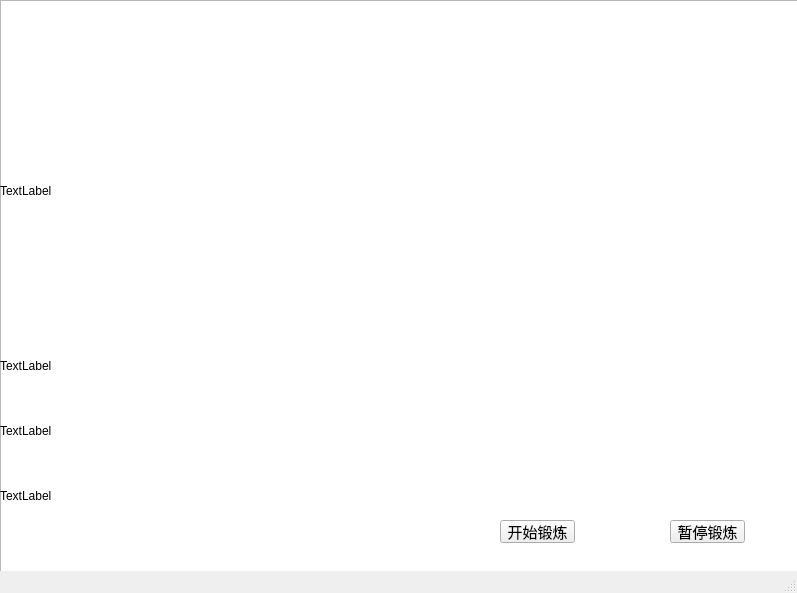
<?xml version="1.0" encoding="UTF-8"?>
<ui version="4.0">
 <class>QMainWindow</class>
 <widget class="QMainWindow" name="QMainWindow">
  <property name="geometry">
   <rect>
    <x>0</x>
    <y>0</y>
    <width>797</width>
    <height>593</height>
   </rect>
  </property>
  <property name="windowTitle">
   <string>MainWindow</string>
  </property>
  <widget class="QWidget" name="centralwidget">
   <widget class="QListView" name="listView">
    <property name="geometry">
     <rect>
      <x>0</x>
      <y>0</y>
      <width>871</width>
      <height>601</height>
     </rect>
    </property>
    <property name="styleSheet">
     <string notr="true">background-image:url(:/pic28.png)</string>
    </property>
   </widget>
   <widget class="QLabel" name="label">
    <property name="geometry">
     <rect>
      <x>0</x>
      <y>60</y>
      <width>441</width>
      <height>261</height>
     </rect>
    </property>
    <property name="text">
     <string>TextLabel</string>
    </property>
   </widget>
   <widget class="QLabel" name="label_2">
    <property name="geometry">
     <rect>
      <x>0</x>
      <y>340</y>
      <width>441</width>
      <height>51</height>
     </rect>
    </property>
    <property name="text">
     <string>TextLabel</string>
    </property>
   </widget>
   <widget class="QLabel" name="label_3">
    <property name="geometry">
     <rect>
      <x>0</x>
      <y>400</y>
      <width>441</width>
      <height>61</height>
     </rect>
    </property>
    <property name="text">
     <string>TextLabel</string>
    </property>
   </widget>
   <widget class="QLabel" name="label_4">
    <property name="geometry">
     <rect>
      <x>0</x>
      <y>470</y>
      <width>441</width>
      <height>51</height>
     </rect>
    </property>
    <property name="text">
     <string>TextLabel</string>
    </property>
   </widget>
   <widget class="QPushButton" name="pushButton">
    <property name="geometry">
     <rect>
      <x>500</x>
      <y>520</y>
      <width>75</width>
      <height>23</height>
     </rect>
    </property>
    <property name="font">
     <font>
      <family>阿里巴巴普惠体</family>
      <pointsize>11</pointsize>
     </font>
    </property>
    <property name="text">
     <string>开始锻炼</string>
    </property>
   </widget>
   <widget class="QPushButton" name="pushButton_2">
    <property name="geometry">
     <rect>
      <x>670</x>
      <y>520</y>
      <width>75</width>
      <height>23</height>
     </rect>
    </property>
    <property name="font">
     <font>
      <family>阿里巴巴普惠体</family>
      <pointsize>11</pointsize>
     </font>
    </property>
    <property name="text">
     <string>暂停锻炼</string>
    </property>
   </widget>
  </widget>
  <widget class="QMenuBar" name="menubar">
   <property name="geometry">
    <rect>
     <x>0</x>
     <y>0</y>
     <width>797</width>
     <height>22</height>
    </rect>
   </property>
  </widget>
  <widget class="QStatusBar" name="statusbar"/>
 </widget>
 <resources>
  <include location="text9.qrc"/>
 </resources>
 <connections/>
</ui>
